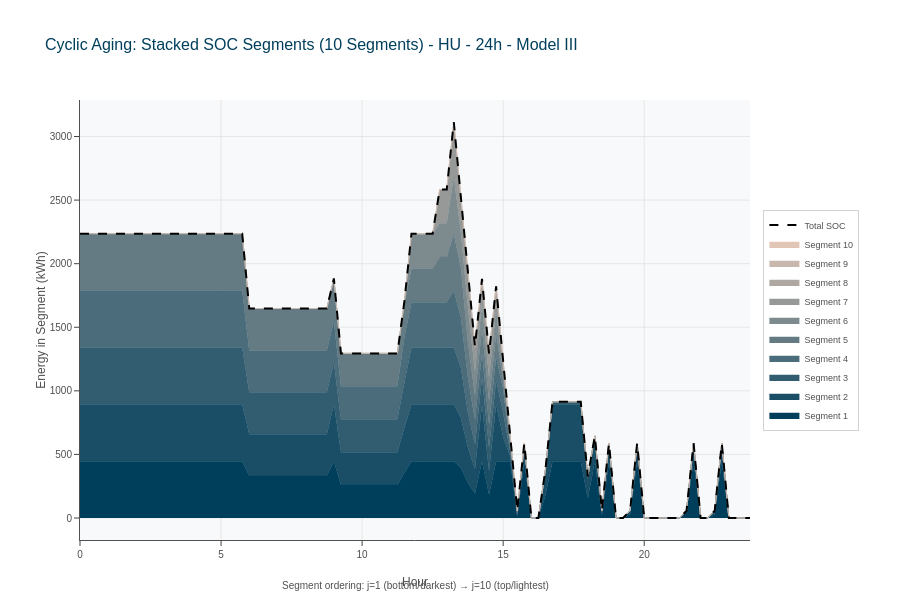
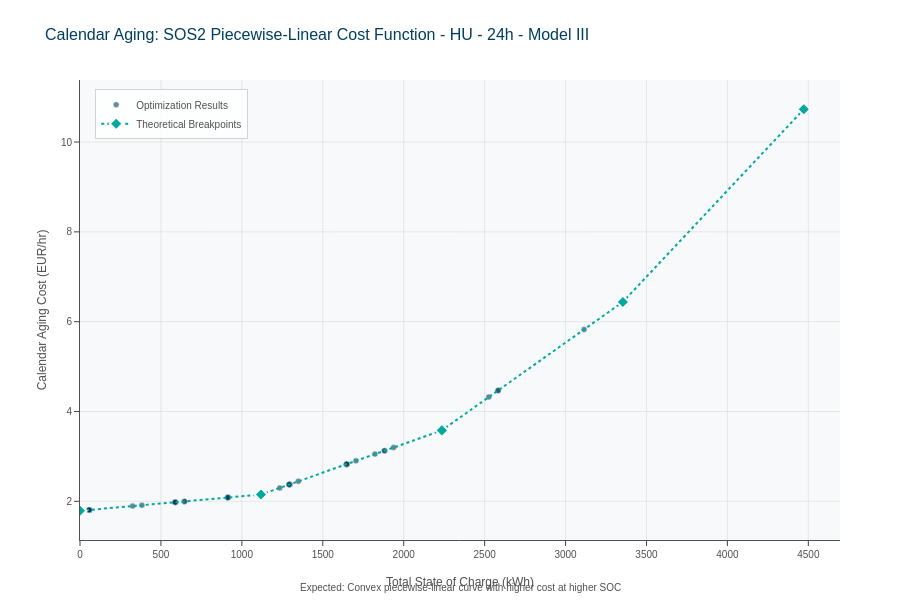

These figures' notebook cell, in order:
### Markdown cell above
### 5.2 Aging Validation Plots (Model II/III Only)

These plots validate the degradation model implementations:
- **Cyclic SOC**: Stacked area chart of 10 SOC segments (Model II/III)
- **Calendar Aging**: SOS2 piecewise-linear cost curve (Model III only)

### Code cell
# Check if aging plots are applicable based on model
if TEST_MODEL in ['II', 'III']:
    print("\nGenerating aging validation plots...")
    print("=" * 80)
    
    # Plot 5: Stacked Cyclic SOC (Model II/III)
    if 'e_soc_j' in solution_dict and solution_dict['e_soc_j']:
        print("\n[5/6] Cyclic SOC Stacked Segments...")
        try:
            fig_cyclic = plot_stacked_cyclic_soc(
                solution_dict,  # Pass solution dict directly
                title_suffix=title_suffix,
                save_path=str(plots_dir / "cyclic_soc_stacked.html")
            )
            fig_cyclic.show()
            print("   ✅ Saved: cyclic_soc_stacked.html")
        except Exception as e:
            print(f"   ❌ Error: {e}")
    else:
        print("\n[5/6] Cyclic SOC plot skipped (no segment data)")
    
    # Plot 6: Calendar Aging Curve (Model III only)
    if TEST_MODEL == 'III' and 'c_cal_cost' in solution_dict and solution_dict['c_cal_cost']:
        print("\n[6/6] Calendar Aging Cost Curve...")
        try:
            fig_calendar = plot_calendar_aging_curve(
                solution_dict,  # Pass solution dict directly
                aging_config=aging_config,
                title_suffix=title_suffix,
                save_path=str(plots_dir / "calendar_aging_curve.html")
            )
            fig_calendar.show()
            print("   ✅ Saved: calendar_aging_curve.html")
        except Exception as e:
            print(f"   ❌ Error: {e}")
    else:
        print("\n[6/6] Calendar aging plot skipped (Model III required)")
    
    print("\n" + "=" * 80)
    print("✅ All aging validation plots generated!")
    print("=" * 80)
else:
    print("\n" + "=" * 80)
    print(f"⚠️ Aging plots skipped (Model {TEST_MODEL} does not include degradation modeling)")
    print("   To generate aging plots, use TEST_MODEL = 'II' or 'III'")
    print("=" * 80)
